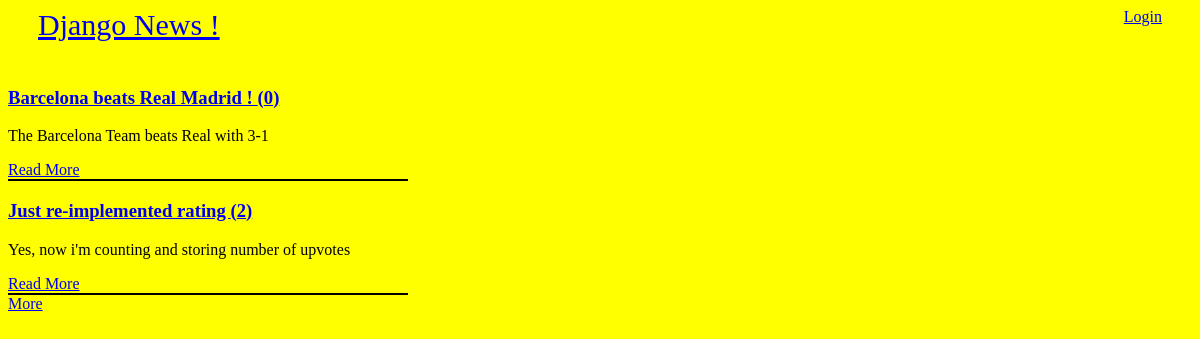
Page /topics/ on the committed database.
### topics/models.py (models this page shows, shortened)
class Topic(models.Model):
    published_at = models.DateTimeField(blank=False, null=False,  default=timezone.now())
    title = models.CharField(blank=False, null=False, max_length=100)
    slug = models.CharField(blank=False, null=False, max_length=100)
    content = models.TextField(blank=False, null=False)
    author = models.ForeignKey(User, on_delete=models.CASCADE, verbose_name='author of the Topic')
    nbr_upvotes = models.IntegerField(blank=False, null=False, default=0)
    class Meta:
        db_table = 'topics'
        ordering = ['-published_at']

### topics/views.py (the view)
# urls.py: path('', views.list_topics, name='list_topics'),
def list_topics(request):
    sorting_type = request.GET.get('sort', 'recent')
    if sorting_type == 'recent' or (sorting_type != 'recent' and sorting_type != 'rated') :
        topic_list = Topic.objects.all()
    else:
        topic_list = Topic.objects.order_by('-nbr_upvotes')
    paginator = Paginator(topic_list, 2)
    page = request.GET.get('page')
    topics = paginator.get_page(page)
    return render(request, 'topics/list.html', {'topics': topics})

### djangonews/templates/topics/list.html (shortened to what this page needs)
{% extends 'base.html' %}
{% block content %}
{% for t in topics %}
    <div class="topic-block">
        <article>
            <h3><a href="{% url 'detail_topic' slug=t.slug %}">{{ t.title }} ({{ t.comments.count }})</a></h3>
            <p> {{ t.content }}</p>
            <div>
                <a href="{% url 'detail_topic' slug=t.slug %}">Read More</a>
            </div>
        </article>
        <span class="line"></span>
    </div>
{% endfor %}
    <div class="pagination">
       {% if topics.has_next %}
        <a href="?page={{ topics.next_page_number }}">More</a>
       {% else %}
        <a href="?page={{ topics.previous_page_number }}">Previous</a>
       {% endif %}
    </div>
{% endblock %}

### topics/static/topics/styles/main.css (style rules this page uses)
body { background-color: yellow; }
.topic-block .line { display: block; width: 400px; height: 2px; background-color: black; }

### rows in the picture
Topic: title "Barcelona beats Real Madrid !", comments.count "0", content "The Barcelona Team beats Real with 3-1"
Topic: title "Just re-implemented rating", comments.count "2", content "Yes, now i'm counting and storing number of upvotes"
